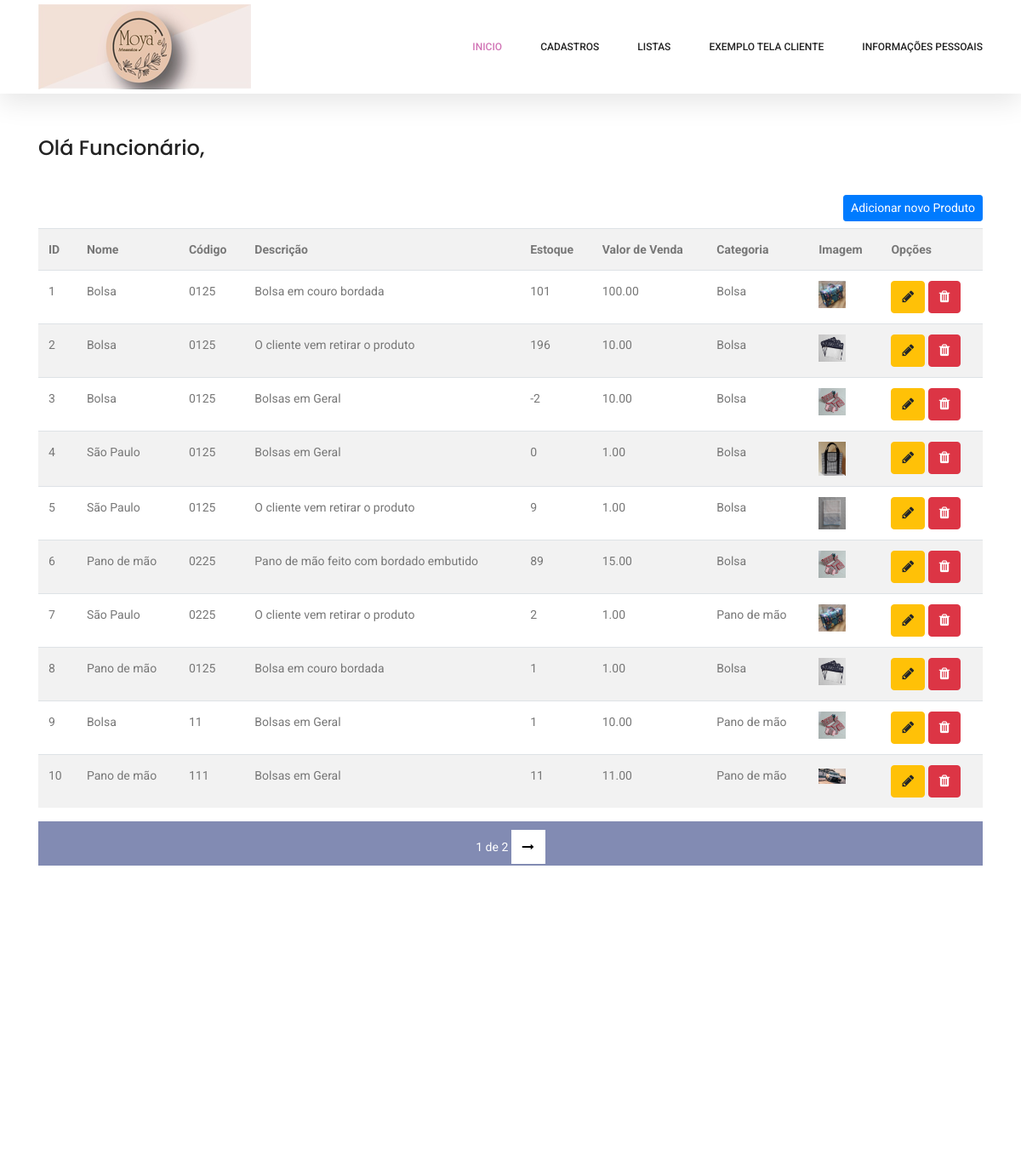
/adm/listar/produtos/ (signed in), run on an earlier commit of the app's database.
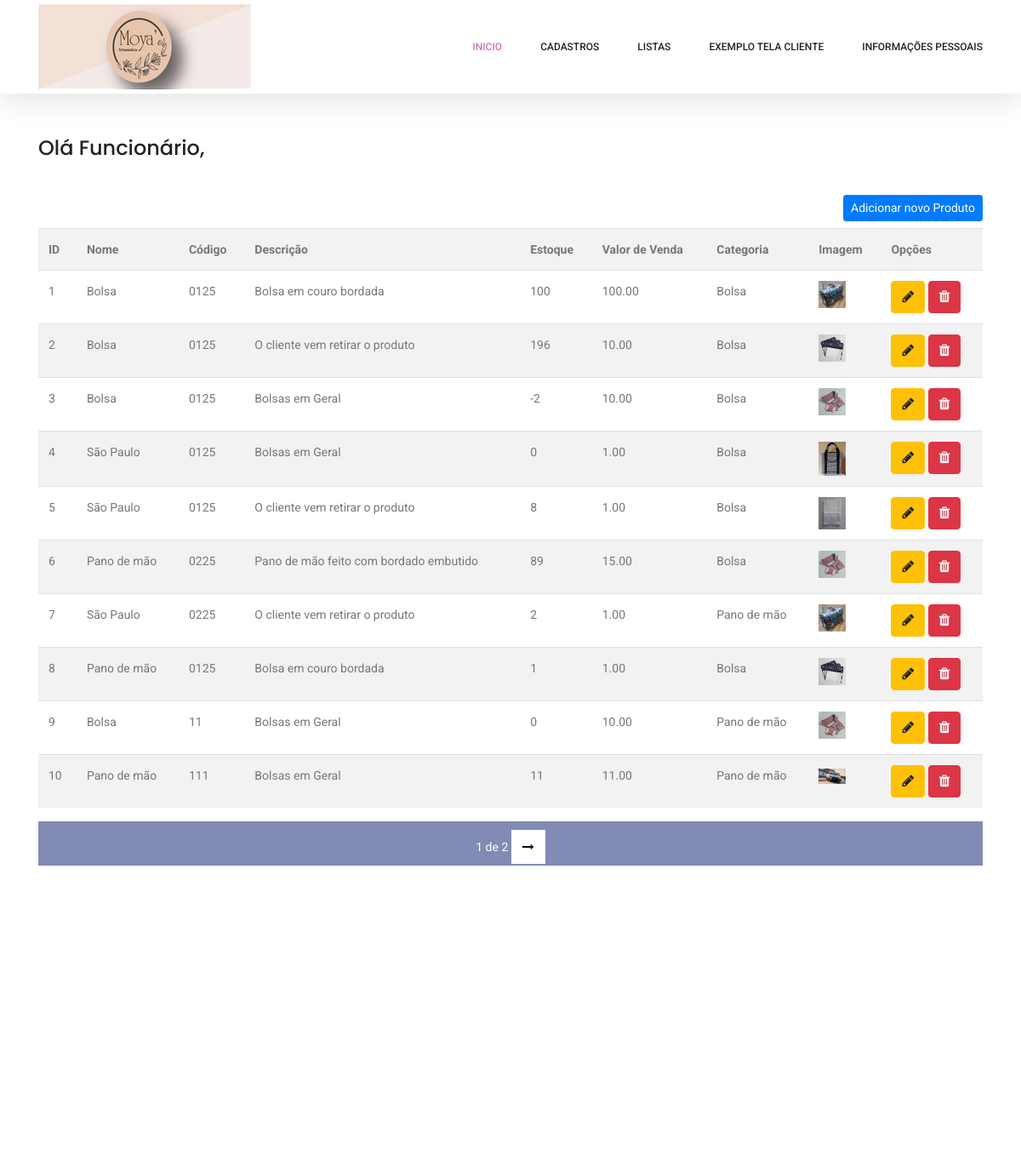
And on a later commit of the database.
### cadastros/models.py (models this page shows, shortened)
class Produto(models.Model):
    codigo = models.CharField(max_length=100)
    nome = models.CharField(max_length=100)
    descricao = models.CharField(max_length=100)
    estoque = models.IntegerField()
    valorVenda = models.DecimalField(max_digits=50, decimal_places=2)
    imagem = models.ImageField(upload_to="imagens/%Y/%m/%d/", max_length=255, null=True, blank=True)
    categoria = models.ForeignKey(Categoria, on_delete=models.PROTECT)

class Categoria(models.Model):
    nome = models.CharField(max_length=100)
    descricao = models.CharField(max_length=100)

### cadastros/views.py (the view)
# urls.py: path('adm/listar/produtos/', ProdutoList.as_view(), name="listar-produtos"),
class ProdutoList(LoginRequiredMixin, ListView):
    model = Produto
    template_name = 'cadastros/listar_produtos.html'
    login_url = reverse_lazy('login')
    def get_context_data(self, *args, **kwargs):
        context = super().get_context_data(*args, **kwargs)
        produtos = Produto.objects.all().reverse()
        paginator = Paginator(produtos, 10)  # Divide  em páginas
        page = self.request.GET.get('pagina')  # Recebe a página atual
        produtos = paginator.get_page(page)  # Filtra os objetos dessa página
        context['produtos'] = produtos
        return context

### cadastros/templates/cadastros/listar_produtos.html (shortened to what this page needs)
{% extends 'cadastros/formulario.html' %}
{% load crispy_forms_tags %}
{% block conteudo %}
<div class="container mt-5 py-5">
    <div class="row pt-5 mt-3">
        <div class="col-lg">
            {% if request.user.groups.all.0.name == "Administrador" %}
            <h3>Olá Admin,</h3><br>
            {% else %}
            <h3>Olá Funcionário,</h3><br>
            {% endif %}
            <div class="text-right py-2">
                <a href="{% url 'cadastrar-produto' %}" class="btn btn-primary btn-sm">Adicionar novo Produto</a>
            </div>
            <table class="table table-striped">
                <tr>
                    <th>ID</th>
                    <th>Nome</th>
                    <th>Código</th>
                    <th>Descrição</th>
                    <th>Estoque</th>
                    <th>Valor de Venda</th>
                    <th>Categoria</th>
                    <th>Imagem</th>
                    <th>Opções</th>
                </tr>
                {% for produto in produtos %}
                <tr>
                    <td>{{produto.pk}}</td>
                    <td>{{produto.nome}}</td>
                    <td>{{produto.codigo}}</td>
                    <td>{{produto.descricao}}</td>
                    <td>{{produto.estoque}}</td>
                    <td>{{produto.valorVenda}}</td>
                    <td>{{produto.categoria.nome}}</td>
                    <td>
                    {% if produto.imagem %}
                    <img src="{{ produto.imagem.url }}" width="32" />
                    {%endif%}
                    </td>
                    <td>
                        <a href="{% url 'atualizar-produto' produto.pk %}" class="btn btn-warning"  title="Editar">
                            <i class="fa fa-pencil" aria-hidden="true"></i>
                        </a>
                        <a href="{% url 'deletar-produto' produto.pk %}" class="btn btn-danger"  title="Excluir">
                            <i class="fa fa-trash" aria-hidden="true"></i>
                        </a>
                    </td>
                </tr>
                {% empty %}
                <tr>
                    <td colspan="3">Nenhum produto cadastrado!</td>
                </tr>
                {% endfor %}
            </table>
            <div class="filter-bar d-flex flex-wrap align-items-center">
                <div class="pagination mx-auto">
                    <span class="step-links">
                        <span class="current text-white">
                            {{ produtos.number }} de {{ produtos.paginator.num_pages }}
                        </span>
                        {% if produtos.has_next %}
                        <a href="?pagina={{ produtos.next_page_number }}">
                            <i class="fa fa-long-arrow-right" aria-hidden="true"></i>
                        </a>
                        {% endif %}
                    </span>
                </div>
            </div>
        </div>
    </div>
</div>
{% endblock %}

What changed in the data, as far as the page shows it:
changed Produto id 1: estoque "101" → "100"
changed Produto id 5: estoque "9" → "8"
changed Produto id 9: estoque "1" → "0"
